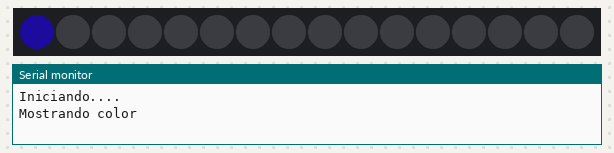
Recording of a sketch running on a simulated Arduino Mega 2560, built with avr-gcc and run on an emulated ATmega2560. Parts: 16 RGB LEDs in strip order, left to right, the last lines printed to the serial monitor. Dim RGB values are drawn brighter than linear; random numbers use the default seed unless the sketch sets one.

Above: at 0.22 s.
At 7.3 s:
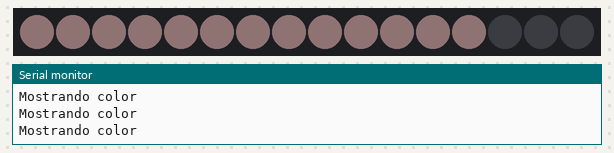
At 13.18 s:
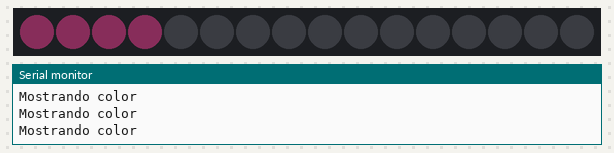
At 20.0 s:
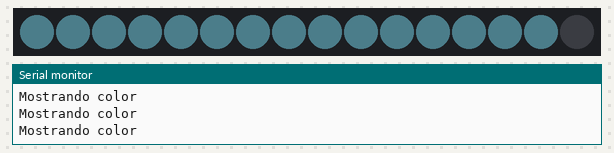
At 29.95 s:
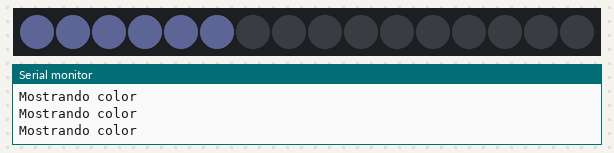
At 39.84 s:
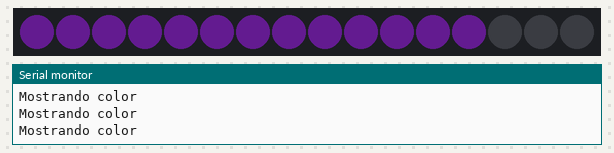

The sketch:

neopixel-v0-1.ino
```cpp
/*
 * Proyecto Balam 2020 - Universidad Galileo - Grupo Intelecto
 * Desarrollando mi primera experiencia IoT
 *
 * Código base para utilización neopixel con ciclos.
 * Código desarrollado por: Tesla LAB
 * Oscar Rodas - Mayo 2020
*/

//Librerias a utilizar
#include <Adafruit_NeoPixel.h>

// Variables y constantes a utilizar para los neopixels
#define PIN 22
#define CANTIDAD 16
int intensidad = 50;

Adafruit_NeoPixel anilloLED = Adafruit_NeoPixel(CANTIDAD, PIN, NEO_GRB + NEO_KHZ800);

//Inicializo mis variables de colores de LEDs RGB
int r = 0;
int g = 0;
int b = 0;

void setup ( void ) {
  Serial.begin (115200);
  delay(100);

  //Inicializamos los neopixels
  anilloLED.begin();  // Inicializar el anillo de LEDs
  anilloLED.setBrightness(intensidad);  //Definir la intensidad con la que brillarán
  anilloLED.clear();  // Asegurarse que todos los LEDs estén 'Apagados'
  Serial.println("Iniciando....");

}

void loop ( void ) {
  //Definimos el color
  int r = random(20,100);
  int g = random(10,75);
  int b = random(30,150);

  //Corremos ejemplo
   for( int i = 0; i < CANTIDAD; i++ ){
       anilloLED.setPixelColor(i, r, g, b);
       Serial.println("Mostrando color");
       anilloLED.show();
       delay(250);
   }
   //Resetear mi anillo de LEDs
   anilloLED.clear();
   anilloLED.show();
   delay(50);
}
```
